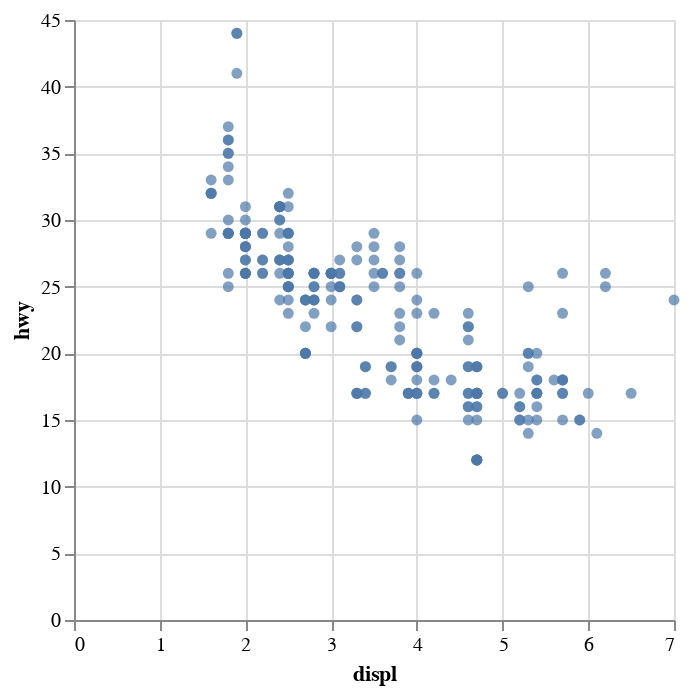

The notebook cell this image was saved under:
### Code cell
scatter_plot = alt.Chart(cars).mark_circle().encode(
    x = 'displ',
    y = 'hwy'
)

scatter_plot.show()

### Figure 1 — Vega-Lite specification as saved in the notebook (floating-point values rounded to 4 significant figures; data arrays with more than 128 entries replaced by an {"elided": "..."} marker saying what was removed)
{"config": {"view": {"continuousWidth": 300, "continuousHeight": 300}}, "data": {"name": "data-f2e5fc48d166660362d2eb88eb59dc11"}, "mark": {"type": "circle"}, "encoding": {"x": {"field": "displ", "type": "quantitative"}, "y": {"field": "hwy", "type": "quantitative"}}, "$schema": "https://vega.github.io/schema/vega-lite/v6.1.0.json", "datasets": {"data-f2e5fc48d166660362d2eb88eb59dc11": {"elided": "234 records"}}}
